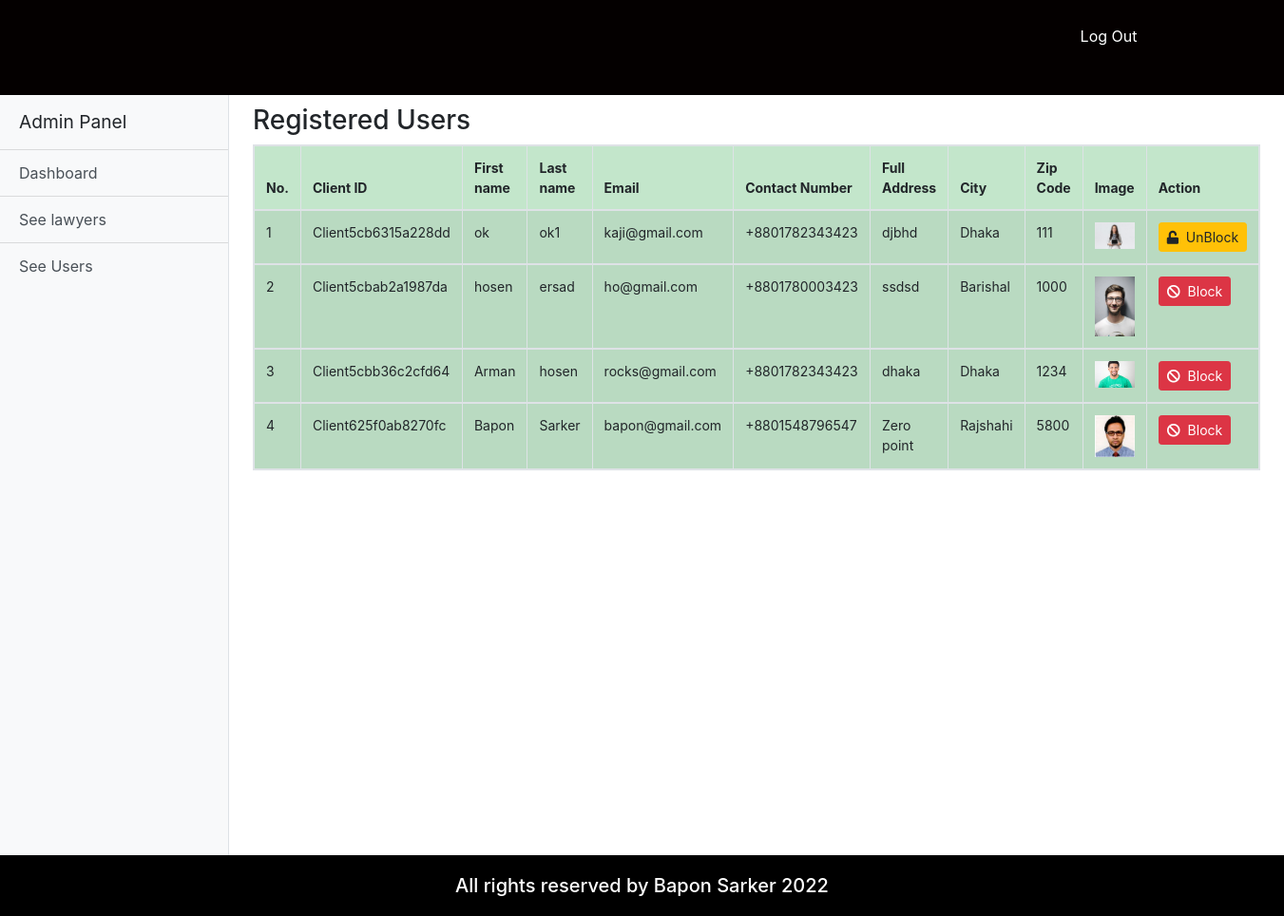
The app's page /admin_user.php (signed in) with its own data.
### tables this page shows
CREATE TABLE `user` (
  `u_id` varchar(20) NOT NULL,
  `first_Name` varchar(100) NOT NULL,
  `last_Name` varchar(100) NOT NULL,
  `email` varchar(100) NOT NULL,
  `password` varchar(100) NOT NULL,
  `status` varchar(100) NOT NULL,
  `role` varchar(100) NOT NULL
);

CREATE TABLE `client` (
  `client_id` varchar(20) NOT NULL,
  `contact_number` varchar(15) NOT NULL,
  `full_address` varchar(200) NOT NULL,
  `city` varchar(100) NOT NULL,
  `zip_code` varchar(50) NOT NULL,
  `image` varchar(200) NOT NULL
);

### admin_user.php (the view, shortened to what this page needs)
<?php
	if($_SESSION['login']==TRUE AND $_SESSION['status']=='Active'){
	?>
	<!doctype html>
	<html lang="en">
		<head>
			<link rel="stylesheet" href="https://use.fontawesome.com/releases/v5.8.1/css/all.css">
			<link rel="stylesheet" href="css/all.css">
			<link rel="stylesheet" href="css/simple-sidebar.css">
			<link rel="stylesheet" href="css/bootstrap.css">
			<link rel="stylesheet" href="css/style.css">
			<link rel="stylesheet" href="css/media.css">
		</head>
		<body>
			<header class="customnav">
				<div class="container">
					<div class="row">
						<div class="col-md-12">
							<nav class="navbar navbar-expand-lg ">
								<div class="collapse navbar-collapse" id="navbarSupportedContent">
									<ul class="navbar-nav ml-auto ">
										<li class="">
											<a class="nav-link cus-a" href="logout.php">Log Out</a>
										</li>
									</ul>
								</div>
							</nav>
						</div>
					</div>
				</div>
			</header>
			<body>
				<div class="d-flex" id="wrapper">
					<div class="bg-light border-right" id="sidebar-wrapper">
						<div class="sidebar-heading">Admin Panel</div>
						<div class="list-group list-group-flush">
							<a href="admin_dashboard.php" class="list-group-item list-group-item-action bg-light">Dashboard</a>
							<a href="admin_lawyer.php" class="list-group-item list-group-item-action bg-light">See lawyers</a>
							<a href="admin_user.php" class="list-group-item list-group-item-action bg-light">See Users</a>
						</div>
					</div>
					<section class="bookingrqst" style="margin: 10px;">
						<div class="container">
							<div class="span7">
								<div class="widget stacked widget-table action-table">
									<div class="widget-header">
										<h3>Registered Users</h3>
									</div>
									<div class="widget-content">
										<table class="table table-striped table-bordered  table-success table-responsive" style="font-size: 14px;">
											<thead>
												<tr>
													<th>No.</th>
													<th>Client ID</th>
													<th>First name</th>
													<th>Last name</th>
													<th>Email</th>
													<th>Contact Number</th>
													<th>Full Address</th>
													<th>City</th>
													<th>Zip Code</th>
													<th>Image</th>
													<th>Action</th>
												</tr>
											</thead>
											<?php
												$conn = connect();
												$result = mysqli_query($conn,"SELECT * FROM user INNER JOIN client on user.u_id=client.client_id");
												$counter = 0;
												while($row = mysqli_fetch_array($result)) {
												?>
												<tbody id="myTable">
													<tr>
														<td><?php echo ++$counter ;?></td>
														<td><?php echo $row["u_id"]; ?></td>
														<td><?php echo $row["first_Name"]; ?></td>
														<td><?php echo $row["last_Name"]; ?></td>
														<td><?php echo $row["email"]; ?></td>
														<td>+88<?php echo $row["contact_number"]; ?></td>
														<td><?php echo $row["full_address"]; ?></td>
														<td><?php echo $row["city"]; ?></td>
														<td><?php echo $row["zip_code"]; ?></td>
														<td><img src="images/upload/<?php echo $row["image"]; ?>" class="img-fluid " alt="<?php echo $row["image"]; ?>"></td>
														<?php if ($row['status']=='Active'){ ?>
															<td>
																<a class="btn btn-sm btn-danger" href="admin_user.php?block_id=<?=$row['u_id']?>"><i class="fa fa-ban"></i>&nbsp; Block</a>
															</td>
															<?php }
															else{?>
															<td>
																<a class="btn btn-sm btn-warning" href="admin_user.php?unblock_id=<?=$row['u_id']?>"><i class="fa fa-unlock "></i>&nbsp; UnBlock</a>
															</td>
														<?php }?>
													</tr>
													<?php
													}
												?>
											</table>
										</div>
									</div>
								</div>
							</div>
						</section>
					</div>
				</body>
				<footer>
					<div class="container">
						<div class="row">
							<div class="col">
								<h5>All rights reserved by Bapon Sarker 2022</h5>
							</div>
						</div>
					</div>
				</footer>
			</body>
		</html>
		<?php
		}else
		header('location:login.php?deactivate');
	?>

### css/all.css (style rules this page uses)
.fa,.fab,.fal,.far,.fas { -moz-osx-font-smoothing:grayscale;-webkit-font-smoothing:antialiased;display:inline-block;font-style:normal;font-variant:normal;text-rendering:auto;line-height:1 }
.fa-ban:before { content:"\f05e" }
.fa-unlock:before { content:"\f09c" }
.fa,.far,.fas { font-family:"Font Awesome 5 Free" }
.fa,.fas { font-weight:900 }

### css/simple-sidebar.css (style rules this page uses)
body { overflow-x: hidden; }
#sidebar-wrapper { min-height: 100vh; margin-left: -15rem; -webkit-transition: margin .25s ease-out; -moz-transition: margin .25s ease-out; -o-transition: margin .25s ease-out; transition: margin .25s ease-out; }
#sidebar-wrapper .sidebar-heading { padding: 0.875rem 1.25rem; font-size: 1.2rem; }
#sidebar-wrapper .list-group { width: 15rem; }
@media (min-width: 768px) { #sidebar-wrapper { margin-left: 0; } }

### css/style.css (style rules this page uses)
* { margin: 0; padding: 0; }
html { height: 100% !important; }
body { display: flex !important; min-height: 100% !important; flex-direction: column; }
.customnav { background-color: #040000; height: 100px; }
.customnav a { margin: 10px 10px; }
.cus-a { color: white !important; }
footer { margin-top: auto; background-color: black; color: white; }
footer h5 { text-align: center; margin: 20px 0px; }
.bookingrqst { margin: 10px; }

### records on screen
user: u_id "Client5cb6315a228dd", first_Name "ok", last_Name "ok1", email "kaji@gmail.com", client.contact_number "01782343423", client.full_address "djbhd", client.city "Dhaka", client.zip_code "111", client.image (picture)
user: u_id "Client5cbab2a1987da", first_Name "hosen", last_Name "ersad", email "ho@gmail.com", client.contact_number "01780003423", client.full_address "ssdsd", client.city "Barishal", client.zip_code "1000", shows a picture
user: u_id "Client5cbb36c2cfd64", first_Name "Arman", last_Name "hosen", email "rocks@gmail.com", client.contact_number "01782343423", client.full_address "dhaka", client.city "Dhaka", client.zip_code "1234", shows a picture
user: u_id "Client625f0ab8270fc", first_Name "Bapon", last_Name "Sarker", email "bapon@gmail.com", client.contact_number "01548796547", client.full_address "Zero point", client.city "Rajshahi", client.zip_code "5800", shows a picture
